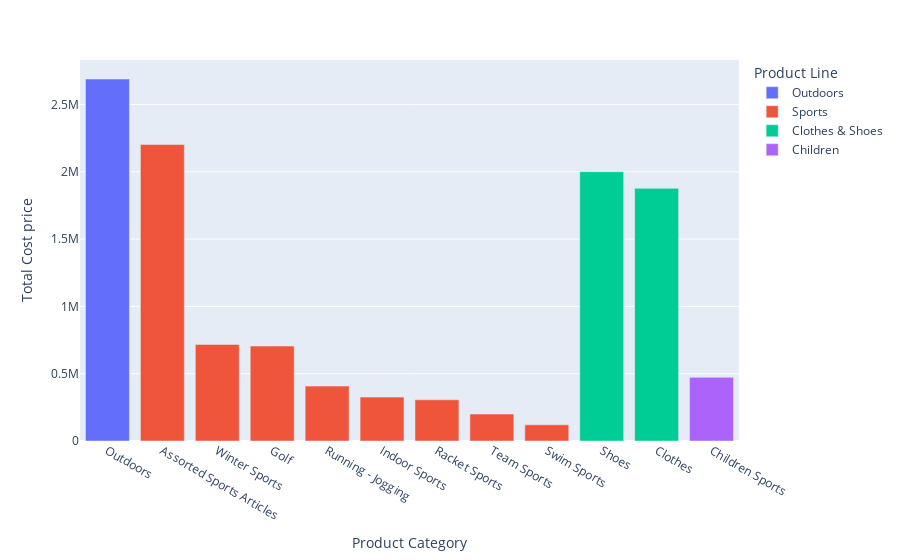

The notebook cell this image was saved under:
### Markdown cell above
### Product Category sizes

### Code cell
# Aggregate the grouped order lines to get size of the category
order_lines_products_per_category = order_lines_products.groupby(['Product Category','Product Line'])

order_lines_products_per_category_sum = order_lines_products_per_category.agg({'Total Cost price' : 'sum'}).reset_index()

# Plot
order_lines_products_per_category_sum = order_lines_products_per_category_sum.sort_values('Total Cost price', ascending=False)
px.bar(order_lines_products_per_category_sum, x='Product Category', y='Total Cost price', color='Product Line', color_discrete_sequence=px.colors.qualitative.Plotly)

### Figure 1 — Plotly figure (JSON) as saved in the notebook; plotly's stock layout.template omitted (floating-point values rounded to 4 significant figures)
{"data": [{"hovertemplate": "Product Line=Outdoors<br>Product Category=%{x}<br>Total Cost price=%{y}<extra></extra>", "legendgroup": "Outdoors", "marker": {"color": "#636EFA", "pattern": {"shape": ""}}, "name": "Outdoors", "orientation": "v", "showlegend": true, "textposition": "auto", "type": "bar", "x": ["Outdoors"], "xaxis": "x", "y": [2689000.0], "yaxis": "y"}, {"hovertemplate": "Product Line=Sports<br>Product Category=%{x}<br>Total Cost price=%{y}<extra></extra>", "legendgroup": "Sports", "marker": {"color": "#EF553B", "pattern": {"shape": ""}}, "name": "Sports", "orientation": "v", "showlegend": true, "textposition": "auto", "type": "bar", "x": ["Assorted Sports Articles", "Winter Sports", "Golf", "Running - Jogging", "Indoor Sports", "Racket Sports", "Team Sports", "Swim Sports"], "xaxis": "x", "y": [2202000.0, 717100.0, 705300.0, 407800.0, 326000.0, 306400.0, 200400.0, 119800.0], "yaxis": "y"}, {"hovertemplate": "Product Line=Clothes & Shoes<br>Product Category=%{x}<br>Total Cost price=%{y}<extra></extra>", "legendgroup": "Clothes & Shoes", "marker": {"color": "#00CC96", "pattern": {"shape": ""}}, "name": "Clothes & Shoes", "orientation": "v", "showlegend": true, "textposition": "auto", "type": "bar", "x": ["Shoes", "Clothes"], "xaxis": "x", "y": [2000000.0, 1877000.0], "yaxis": "y"}, {"hovertemplate": "Product Line=Children<br>Product Category=%{x}<br>Total Cost price=%{y}<extra></extra>", "legendgroup": "Children", "marker": {"color": "#AB63FA", "pattern": {"shape": ""}}, "name": "Children", "orientation": "v", "showlegend": true, "textposition": "auto", "type": "bar", "x": ["Children Sports"], "xaxis": "x", "y": [472700.0], "yaxis": "y"}], "layout": {"barmode": "relative", "legend": {"title": {"text": "Product Line"}, "tracegroupgap": 0}, "margin": {"t": 60}, "xaxis": {"anchor": "y", "domain": [0, 1], "title": {"text": "Product Category"}}, "yaxis": {"anchor": "x", "domain": [0, 1], "title": {"text": "Total Cost price"}}}}
